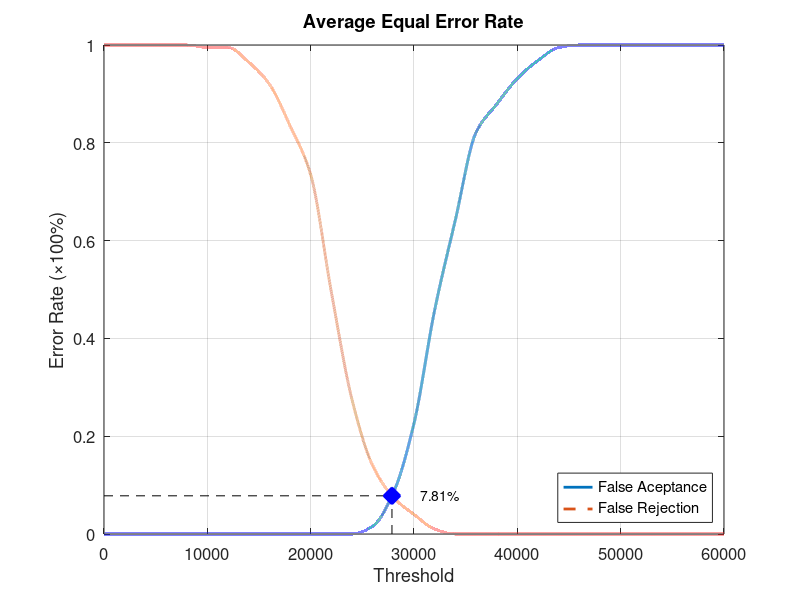
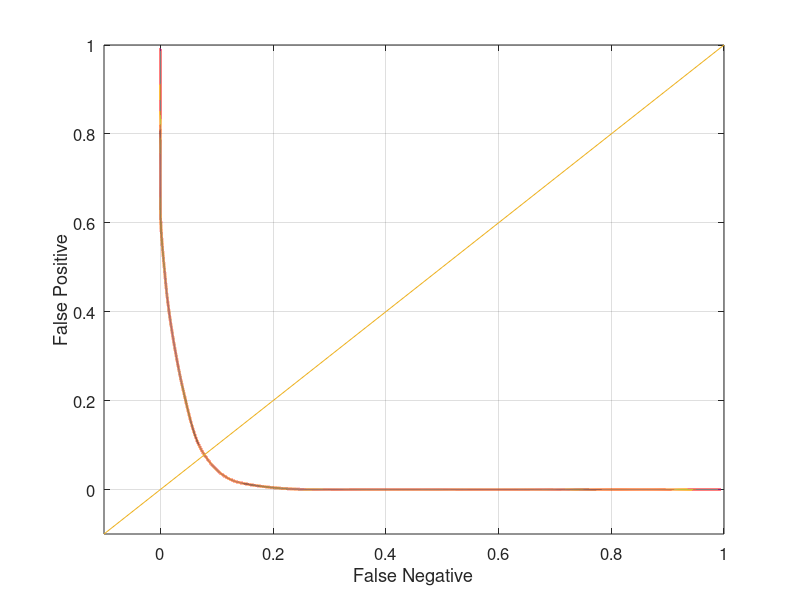

MATLAB code to generate these figures, in order:
function yEER = Database5_4
close all;
clear;
clc;
x = 0:2000:60000;
xq = 0:0.5:60000;

y0 = [0 0 0 0 0 0 0 0 0 0 0 0 0 0.0157895 0.0842105 0.226316 0.457895 0.642105 0.821053 0.878947 0.931579 0.968421 0.994737 1 1 1 1 1 1 1 1];
yy0 = interp1(x, y0, xq, 'pchip');
y1 = [1 1 1 1 1 0.995 0.995 0.965 0.92 0.835 0.735 0.495 0.275 0.14 0.075 0.04 0.01 0 0 0 0 0 0 0 0 0 0 0 0 0 0];
yy1 = interp1(x, y1, xq, 'pchip');

% Calculating EER: 
y2 = abs(y0 - y1);
find(y2 == min(y2))
yy2 = abs(yy0 - yy1);
xEER = find(yy2 == min(yy2));
xEERIndex = xq(xEER) % X-axis EER
yEER = yy0(xEER) % Y-axis EER

main = figure
plot(xq, yy0,'-','LineWidth', 2);	hold on
plot(xq, yy1,'--','LineWidth', 2);	hold on
plot([xEERIndex xEERIndex], [0 yEER], 'k--');	hold on
plot([0 xEERIndex], [yEER yEER], 'k--');	hold on
plot(xEERIndex, yEER, 'bx', 'LineWidth', 10);	hold on
text(xEERIndex + 10 * xEERIndex / 100, yEER, [num2str(round((10000 * yEER)) / 100) '%'])
legend('False Aceptance', 'False Rejection', 'Location', 'SouthEast')
xlabel('Threshold')
ylabel('Error Rate (\times100%)')
title('Average Equal Error Rate')
set(gca, 'FontSize', 12)
axis([0 60000 0 1])
grid on

print(main, 'Database5_4Main', '-dpng');
FNRxFPR = figure('Color', [1 1 1]);
plot(yy1, yy0, '-', yy1, yy0, 'LineWidth', 2);
hold on
y = -0.1:0.1:1
plot(y, y); 
set(gca, 'FontSize', 12)
xlabel('False Negative')
ylabel('False Positive')
axis([-0.1 1 -0.1 1])
set(gca, 'FontSize', 12)
grid on

print(FNRxFPR, 'Database5_4FNRxFPR','-dpng');
end
